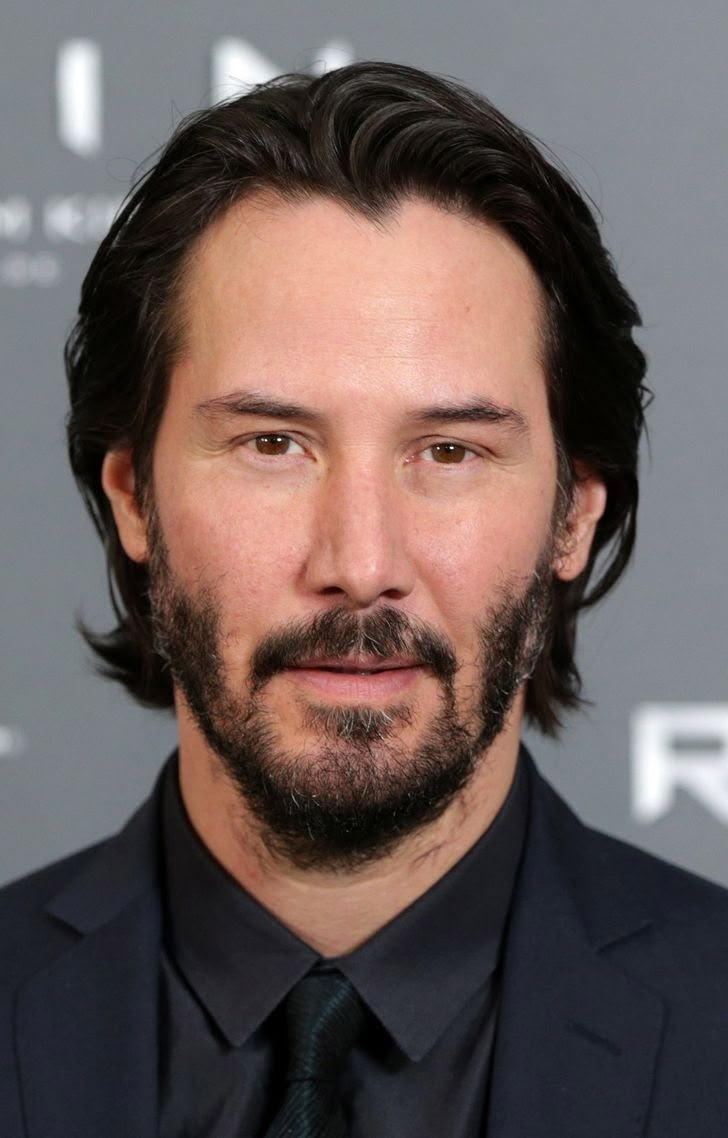
#> input picture face1.png, 728 x 1138 px, given in place of face1.jpg, which was not available
$ python script7.py
#> lines starting #> are read from the running program, lines starting #| are printed output that depends on the picture; after the words box and inside, x2 and y2 are one past the last pixel; in counts of white or black regions, pixels touching at a corner belong together; pictures that were not available may be replaced by others from this repository, and a replacement may not be noted
import cv2
import numpy as np
import math
import random

def create_string_art(image_path, nails=200, max_lines=10000, output_size=800):
    # 1. Load and prepare image
#> called with image_path = 'face1.jpg', nails = 300, max_lines = 5000, output_size = 800
    img = cv2.imread(image_path)
#> img is the input picture: shape (1138, 728, 3); mean B, G, R 88.9, 91.4, 105.3
    if img is None:
        print("Error loading image")
        return None

    # Resize image to square while maintaining aspect ratio
    h, w = img.shape[:2]
#> h = 1138; w = 728
    size = min(h, w)
#> size = 728
    img = img[(h-size)//2:(h-size)//2+size, (w-size)//2:(w-size)//2+size]
#> img: shape (728, 728, 3)
    img = cv2.resize(img, (output_size, output_size))
#> img: shape (800, 800, 3)

    # 2. Convert to grayscale and enhance contrast
    gray = cv2.cvtColor(img, cv2.COLOR_BGR2GRAY)
    gray = cv2.equalizeHist(gray)
    h, w = gray.shape
#> h = 800; w = 800

    # 3. Create circular mask
    mask = np.zeros((h, w), dtype=np.uint8)
    center = (w//2, h//2)
#> center = (400, 400)
    radius = int(min(h, w) * 0.45)
#> radius = 360
    cv2.circle(mask, center, radius, 255, -1)
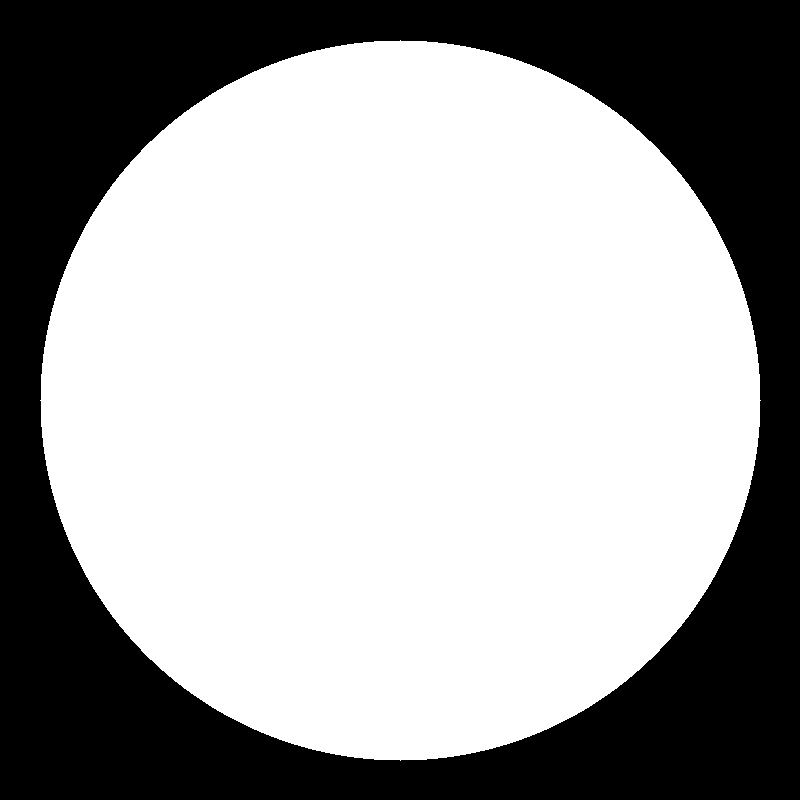
#> mask: shape (800, 800); 63.6% white; 1 black region, box (x1, y1, x2, y2) and area: (0, 0, 800, 800) 232927

    # 4. Apply mask and invert brightness
    masked = cv2.bitwise_and(gray, gray, mask=mask)
    inverted = 255 - masked
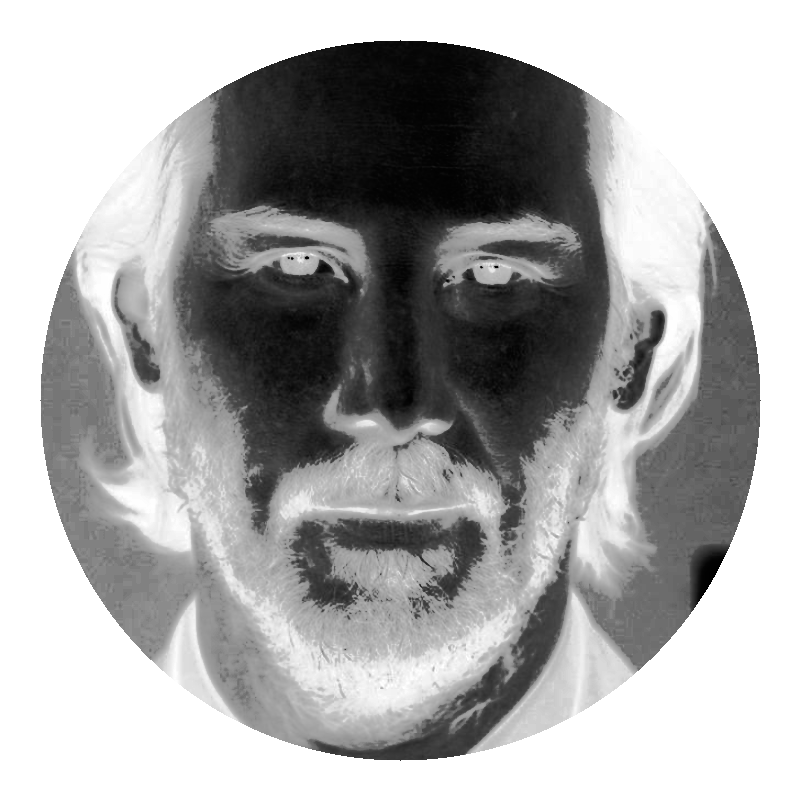
#> inverted: shape (800, 800); min 0, max 255, mean 169.5

    # 5. Create nail positions on circumference
    nails_pos = []
    for i in range(nails):
        angle = 2 * math.pi * i / nails
        x = int(center[0] + radius * math.cos(angle))
        y = int(center[1] + radius * math.sin(angle))
        nails_pos.append((x, y))

    # 6. Main algorithm
    result = np.ones((h, w, 3), dtype=np.uint8) * 255
    density_map = np.zeros((h, w), dtype=np.float32)

    # Precompute all possible line segments
    line_segments = [(i, j) for i in range(nails) for j in range(i+1, nails)]
    random.shuffle(line_segments)

    lines_drawn = 0
    for i, j in line_segments[:max_lines]:
        pt1, pt2 = nails_pos[i], nails_pos[j]

        # Create line mask
        line_mask = np.zeros((h, w), dtype=np.uint8)
        cv2.line(line_mask, pt1, pt2, 255, 1)

        # Calculate line importance
        brightness = cv2.mean(inverted, mask=line_mask)[0]
        line_length = math.sqrt((pt1[0]-pt2[0])**2 + (pt1[1]-pt2[1])**2)

        # Adjust brightness by line length (longer lines are less important)
        adjusted_brightness = brightness * (1 - 0.5*line_length/radius)

        if adjusted_brightness > 30:  # Adjustable threshold
            # Vary thickness based on brightness
            thickness = max(1, int(adjusted_brightness / 40))
            cv2.line(result, pt1, pt2, (0, 0, 0), thickness, lineType=cv2.LINE_AA)
            cv2.line(density_map, pt1, pt2, adjusted_brightness, 1, lineType=cv2.LINE_AA)
            lines_drawn += 1
#> this loop made 5000 passes
#> (brightness, adjusted_brightness, thickness) on passes 1, 2, 4, 6, 8, 9, 10, 11, 13, 14, 15, 17: (173.9, 153.7, 3), (90.63, 61.73, 1), (146.1, 71.67, 1), (129.4, 99.7, 2), (153.5, 31.3, 1), (122.3, 30.45, 1), (88.87, 74.04, 1), (163.4, 78.83, 1), (140.2, 81.84, 2), (119.5, 82.47, 2), (160.2, 58.03, 1), (177, 85.33, 2)
#> (brightness, adjusted_brightness) on passes 3, 5, 7, 12, 16, 19: (71.22, 29.32), (96.13, 4.4), (87.89, 27.78), (137.5, 11.94), (75.48, 17.92), (97.4, 1.39)
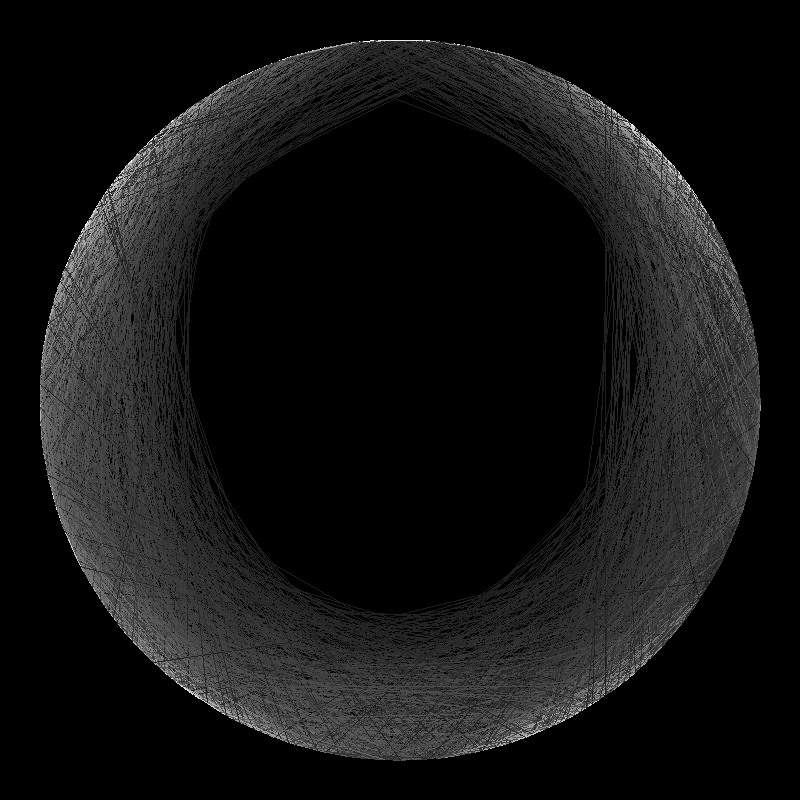
#> density_map: shape (800, 800) float32; min 0, max 252.5, mean 19.6
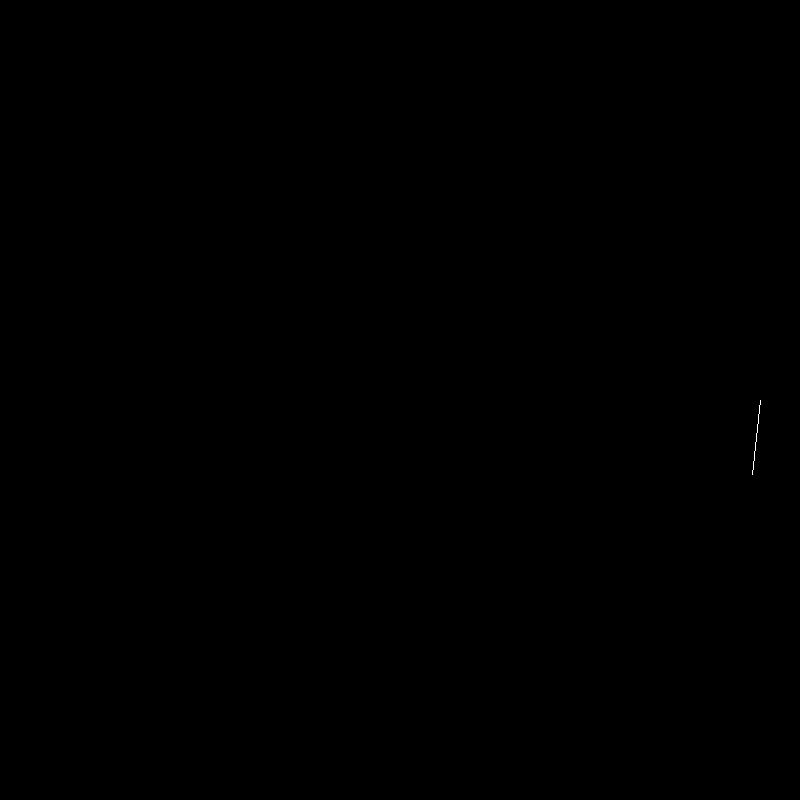
#> line_mask: shape (800, 800); 0.01% white in thin lines or dots, all inside (x1, y1, x2, y2) = (752, 400, 761, 475)
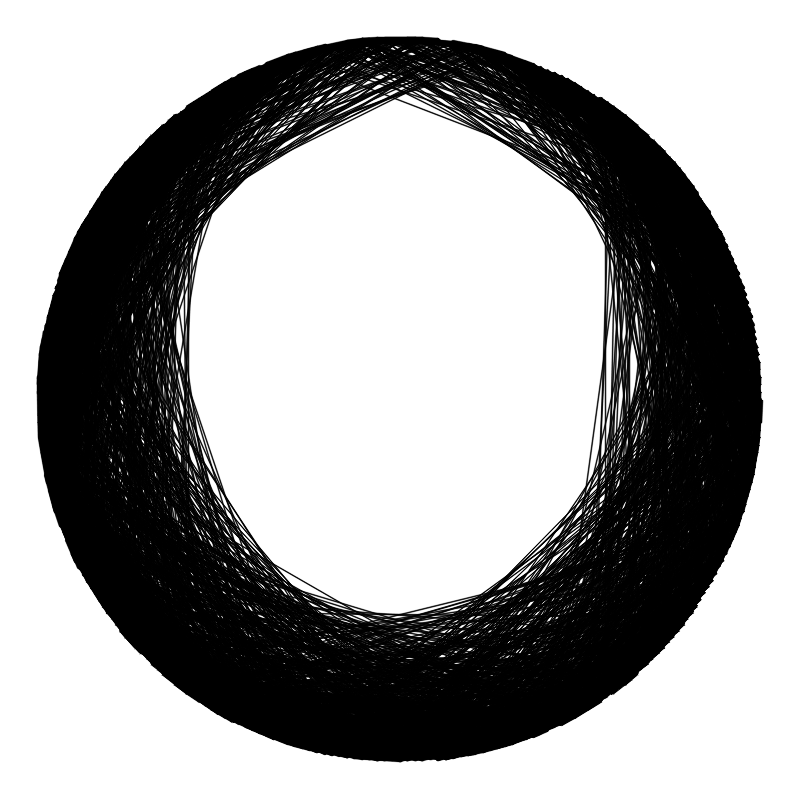
#> result: shape (800, 800, 3); min 0, max 255, mean 162.4
#> after the loop, lines_drawn = 2581

    print(f"Drew {lines_drawn} lines out of {max_lines} possible")
#| Drew 2581 lines out of 5000 possible

    # 7. Enhance contrast
    density_map = cv2.normalize(density_map, None, 0, 255, cv2.NORM_MINMAX)
    density_map = density_map.astype(np.uint8)

    # 8. Final blending
    result = cv2.addWeighted(result, 0.9,
                           cv2.cvtColor(density_map, cv2.COLOR_GRAY2BGR),
                           0.1, 0)

    # 9. Draw nails and circle
    for pt in nails_pos:
        cv2.circle(result, pt, 2, (0, 0, 255), -1)  # Red nails for visibility
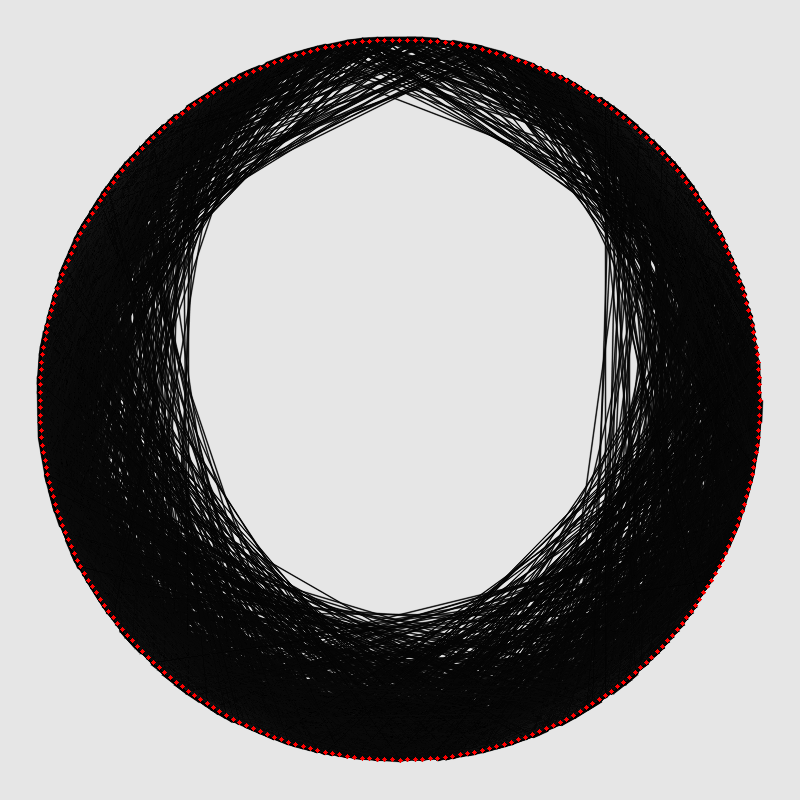
#> result: shape (800, 800, 3); mean of channels 0, 1, 2 148.4, 148.4, 149.9; drawn as B, G, R
    cv2.circle(result, center, radius, (0, 0, 0), 1)
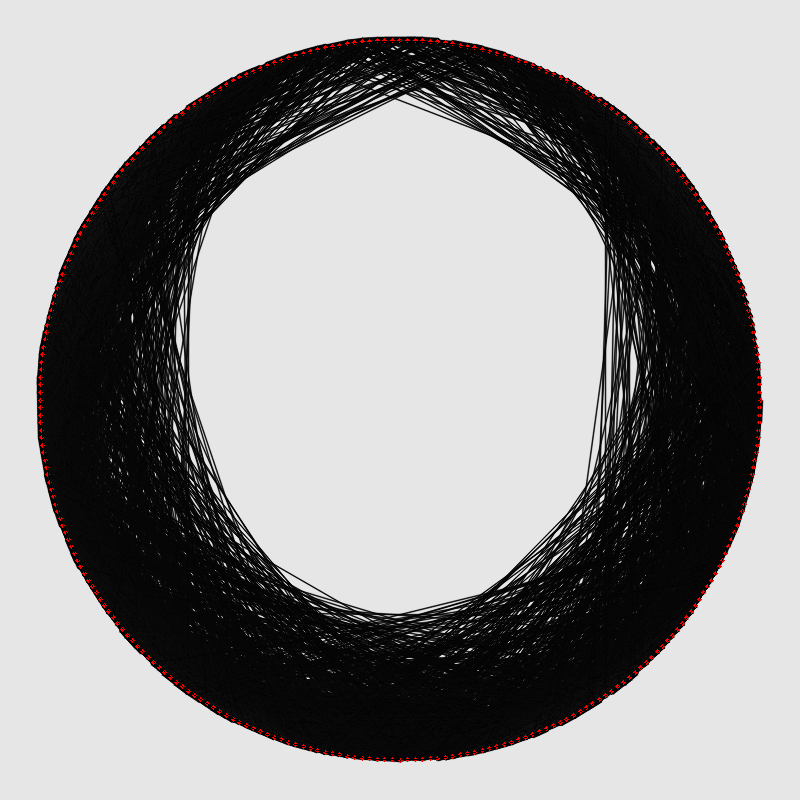
#> result: shape (800, 800, 3); 0.3% of pixels changed, all inside (x1, y1, x2, y2) = (40, 40, 761, 761); drawn as B, G, R

    return result

# Usage example
input_img = "face1.jpg"  # Replace with your image path
output_img = "string_art_output.jpg"

art = create_string_art(input_img, nails=300, max_lines=5000)
if art is not None:
    cv2.imwrite(output_img, art)
    cv2.imshow("String Art", art)
    cv2.waitKey(0)
    cv2.destroyAllWindows()
